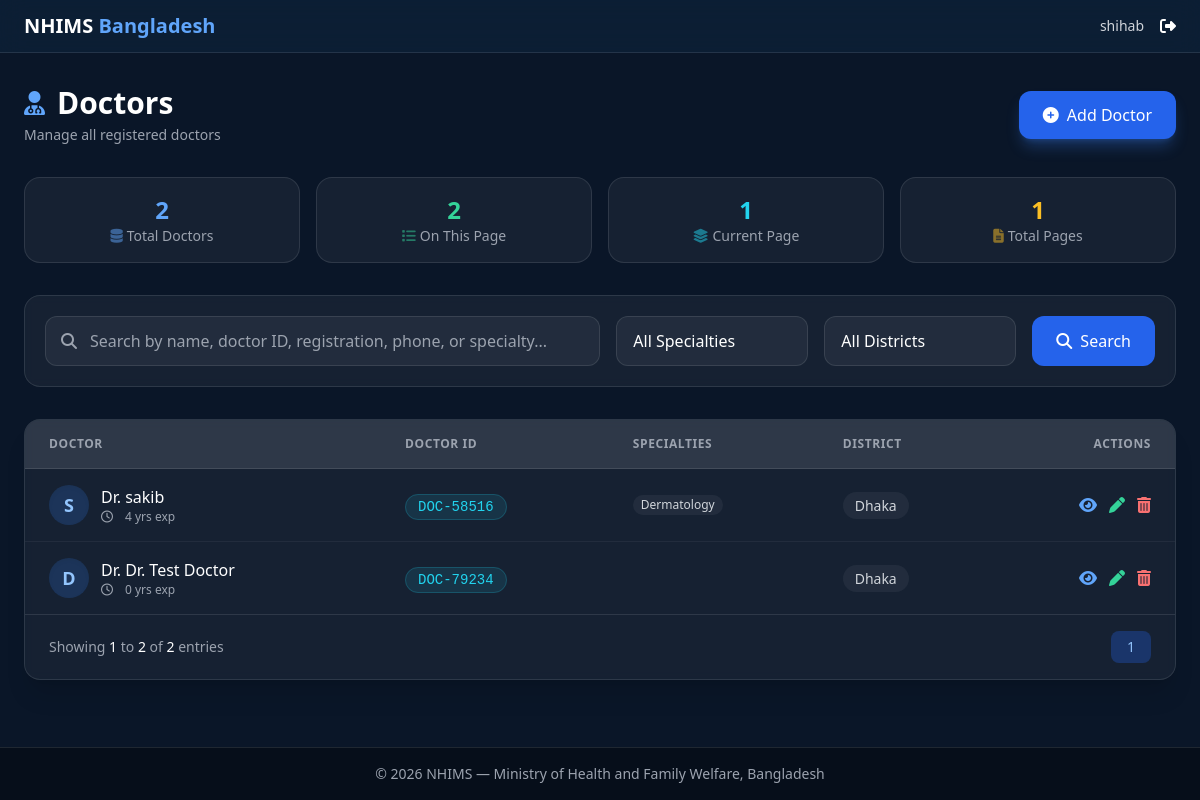
Page /doctors/ (signed in) on the committed database.
### accounts/models.py (models this page shows, shortened)
class User(AbstractUser):
    class Role(models.TextChoices):
        SUPER_ADMIN = 'super_admin', 'Super Admin'
        HOSPITAL_ADMIN = 'hospital_admin', 'Hospital Admin'
        DOCTOR = 'doctor', 'Doctor'
        RECEPTIONIST = 'receptionist', 'Receptionist'
        LAB_TECHNICIAN = 'lab_technician', 'Lab Technician'
        PHARMACIST = 'pharmacist', 'Pharmacist'
        PATIENT = 'patient', 'Patient'
    role = models.CharField(
        max_length=30,
        choices=Role.choices,
        default=Role.PATIENT,
        help_text="User role – determines permissions and dashboard view"
    )
    phone_number = models.CharField(max_length=15, blank=True, null=True)
    nid = models.CharField(max_length=20, unique=True, blank=True, null=True)
    profile_picture = models.ImageField(upload_to='profile_pics/', blank=True, null=True)
    hospital = models.ForeignKey(
        'hospitals.Hospital',
        on_delete=models.SET_NULL,
        null=True,
        blank=True,
        related_name='users'
    )
    created_at = models.DateTimeField(auto_now_add=True)
    def is_super_admin(self):
        return self.role == self.Role.SUPER_ADMIN
    def is_hospital_admin(self):
        return self.role == self.Role.HOSPITAL_ADMIN
    def is_doctor(self):
        return self.role == self.Role.DOCTOR
    def is_receptionist(self):
        return self.role == self.Role.RECEPTIONIST
    def is_lab_technician(self):
        return self.role == self.Role.LAB_TECHNICIAN
    def is_pharmacist(self):
        return self.role == self.Role.PHARMACIST
    def is_patient(self):
        return self.role == self.Role.PATIENT
    def has_role(self, roles):
        if isinstance(roles, str):
            return self.role == roles
        return self.role in roles

### doctors/models.py (models this page shows, shortened)
class Doctor(models.Model):
    GENDER_CHOICES = [
        ('M', 'Male'),
        ('F', 'Female'),
        ('O', 'Other'),
    ]
    user = models.OneToOneField(
        User, on_delete=models.SET_NULL,
        null=True, blank=True, related_name='doctor_profile'
    )
    full_name = models.CharField(max_length=150, default='Unknown')
    national_id = models.CharField(max_length=20, unique=True, default='0000000000')
    registration_number = models.CharField(
        max_length=50, unique=True,
        default='000000',
        help_text="BMDC registration number"
    )
    doctor_id = models.CharField(max_length=20, unique=True, blank=True)
    gender = models.CharField(max_length=1, choices=GENDER_CHOICES, default='M')
    date_of_birth = models.DateField(default='2000-01-01')
    phone = models.CharField(max_length=15, default='0000000000')
    email = models.EmailField(blank=True, null=True)
    address = models.TextField(default='')
    city = models.CharField(max_length=100, default='')
    district = models.CharField(max_length=100, default='')
    zip_code = models.CharField(max_length=10, blank=True, default='')
    specialties = models.ManyToManyField(Specialty, related_name='doctors', blank=True)
    hospital = models.ForeignKey(
        Hospital, on_delete=models.SET_NULL,
        null=True, blank=True, related_name='doctors'
    )
    qualification = models.TextField(
        help_text="Medical qualifications, degrees",
        default=''
    )
    experience = models.PositiveIntegerField(
        default=0, help_text="Years of experience"
    )
    consultation_fee = models.DecimalField(
        max_digits=10, decimal_places=2,
        default=0.00, help_text="Consultation fee in BDT"
    )
    available_days = models.CharField(
        max_length=100, blank=True,
        default='',
        help_text="e.g. Mon, Wed, Fri"
    )
    available_time_start = models.TimeField(null=True, blank=True)
    available_time_end = models.TimeField(null=True, blank=True)
    profile_photo = models.ImageField(upload_to='doctors/', blank=True, null=True)
    bio = models.TextField(blank=True, default='', help_text="Short professional biography")
    is_active = models.BooleanField(default=True)
    is_verified = models.BooleanField(default=False)
    created_at = models.DateTimeField(auto_now_add=True)
    updated_at = models.DateTimeField(auto_now=True)
    class Meta:
        ordering = ['-created_at']
        verbose_name = 'Doctor'
        verbose_name_plural = 'Doctors'

class Specialty(models.Model):
    name = models.CharField(max_length=100, unique=True)
    slug = models.SlugField(unique=True, blank=True)
    description = models.TextField(blank=True)
    is_active = models.BooleanField(default=True)
    created_at = models.DateTimeField(auto_now_add=True)
    updated_at = models.DateTimeField(auto_now=True)
    class Meta:
        ordering = ['name']
        verbose_name = 'Specialty'
        verbose_name_plural = 'Specialties'

### doctors/views.py (the view, shortened to what this page needs)
# urls.py: path('', views.doctor_list, name='list'),
@login_required
@role_required(['super_admin','hospital_admin'])
def doctor_list(request):
    doctors = Doctor.objects.all()
    search_query = request.GET.get('q')
    specialty_filter = request.GET.get('specialty')
    if specialty_filter:
        doctors = doctors.filter(specialties__id=specialty_filter)
    hospital_filter = request.GET.get('hospital')
    if hospital_filter:
        doctors = doctors.filter(hospital__id=hospital_filter)
    district_filter = request.GET.get('district')
    if district_filter:
        doctors = doctors.filter(district=district_filter)
    paginator = Paginator(doctors, 10)
    page_number = request.GET.get('page')
    page_obj = paginator.get_page(page_number)
    specialties = Specialty.objects.filter(is_active=True).order_by('name')
    districts = Doctor.objects.exclude(district__isnull=True).exclude(district='').values_list('district', flat=True).distinct().order_by('district')
    context = {
        'page_obj': page_obj,
        'search_query': search_query,
        'specialty_filter': specialty_filter,
        'hospital_filter': hospital_filter,
        'district_filter': district_filter,
        'specialties': specialties,
        'districts': districts,
    }
    return render(request, 'doctors/doctor_list.html', context)

### doctors/templates/doctors/doctor_list.html (shortened to what this page needs)
{% extends 'base.html' %}
{% load static %}
{% block content %}
<div class="max-w-7xl mx-auto px-4 sm:px-6 py-8">
    <div class="flex flex-col md:flex-row md:items-center md:justify-between gap-4 mb-8">
        <div>
            <h1 class="text-3xl font-bold text-white flex items-center gap-3">
                <i class="fas fa-user-md text-blue-400 text-2xl"></i>
                Doctors
            </h1>
            <p class="text-gray-400 text-sm mt-1">Manage all registered doctors</p>
        </div>
        <a href="{% url 'doctors:create' %}" class="inline-flex items-center gap-2 bg-blue-600 hover:bg-blue-700 text-white px-6 py-3 rounded-xl font-medium shadow-lg shadow-blue-500/30 hover:scale-105 transition duration-200">
            <i class="fas fa-plus-circle"></i> Add Doctor
        </a>
    </div>
    <div class="grid grid-cols-2 md:grid-cols-4 gap-4 mb-8">
        <div class="bg-white/5 border border-white/10 rounded-2xl p-4 text-center hover:bg-white/10 transition">
            <div class="text-2xl font-bold text-blue-400">{{ page_obj.paginator.count }}</div>
            <div class="text-gray-400 text-sm"><i class="fas fa-database text-blue-400/50 mr-1"></i>Total Doctors</div>
        </div>
        <div class="bg-white/5 border border-white/10 rounded-2xl p-4 text-center hover:bg-white/10 transition">
            <div class="text-2xl font-bold text-emerald-400">{{ page_obj.object_list|length }}</div>
            <div class="text-gray-400 text-sm"><i class="fas fa-list text-emerald-400/50 mr-1"></i>On This Page</div>
        </div>
        <div class="bg-white/5 border border-white/10 rounded-2xl p-4 text-center hover:bg-white/10 transition">
            <div class="text-2xl font-bold text-cyan-400">{{ page_obj.number }}</div>
            <div class="text-gray-400 text-sm"><i class="fas fa-layer-group text-cyan-400/50 mr-1"></i>Current Page</div>
        </div>
        <div class="bg-white/5 border border-white/10 rounded-2xl p-4 text-center hover:bg-white/10 transition">
            <div class="text-2xl font-bold text-amber-400">{{ page_obj.paginator.num_pages }}</div>
            <div class="text-gray-400 text-sm"><i class="fas fa-file-alt text-amber-400/50 mr-1"></i>Total Pages</div>
        </div>
    </div>
    <div class="bg-white/5 backdrop-blur-sm border border-white/10 rounded-2xl p-5 mb-8">
        <form method="get" class="flex flex-col md:flex-row gap-4">
            <div class="relative flex-1">
                <i class="fas fa-search absolute left-4 top-1/2 -translate-y-1/2 text-gray-400 z-10"></i>
                <input type="text" name="q" placeholder="Search by name, doctor ID, registration, phone, or specialty..."
                       value="{{ search_query|default:'' }}"
                       class="w-full pl-11 pr-4 py-3 bg-white/5 border border-white/10 rounded-xl text-white placeholder-gray-400 focus:border-blue-500 focus:ring-2 focus:ring-blue-500/30 outline-none transition">
            </div>
            <div class="w-full md:w-48">
                <select name="specialty" class="w-full px-4 py-3 bg-white/5 border border-white/10 rounded-xl text-white focus:border-blue-500 outline-none transition appearance-none">
                    <option value="">All Specialties</option>
                </select>
            </div>
            <div class="w-full md:w-48">
                <select name="district" class="w-full px-4 py-3 bg-white/5 border border-white/10 rounded-xl text-white focus:border-blue-500 outline-none transition appearance-none">
                    <option value="">All Districts</option>
                </select>
            </div>
            <button type="submit" class="bg-blue-600 hover:bg-blue-700 px-6 py-3 rounded-xl text-white font-medium transition flex items-center justify-center gap-2">
                <i class="fas fa-search"></i> Search
            </button>
        </form>
    </div>
    <div class="bg-white/5 backdrop-blur-sm border border-white/10 rounded-2xl overflow-hidden shadow-xl">
        <div class="overflow-x-auto">
            <table class="w-full text-left">
                <thead class="bg-white/10 border-b border-white/10">
                    <tr>
                        <th class="px-6 py-4 text-xs font-semibold text-gray-400 uppercase tracking-wider">Doctor</th>
                        <th class="px-6 py-4 text-xs font-semibold text-gray-400 uppercase tracking-wider hidden md:table-cell">Doctor ID</th>
                        <th class="px-6 py-4 text-xs font-semibold text-gray-400 uppercase tracking-wider hidden lg:table-cell">Specialties</th>
                        <th class="px-6 py-4 text-xs font-semibold text-gray-400 uppercase tracking-wider hidden sm:table-cell">District</th>
                        <th class="px-6 py-4 text-xs font-semibold text-gray-400 uppercase tracking-wider text-right">Actions</th>
                    </tr>
                </thead>
                <tbody class="divide-y divide-white/5">
                    {% for doctor in page_obj %}
                        {% include 'doctors/partials/doctor_table_row.html' with doctor=doctor %}
                    {% endfor %}
                </tbody>
            </table>
        </div>
        <div class="px-6 py-4 border-t border-white/10 flex flex-col sm:flex-row items-center justify-between gap-4 text-sm text-gray-400">
            <div>
                Showing <span class="text-white font-medium">{{ page_obj.start_index }}</span> to
                <span class="text-white font-medium">{{ page_obj.end_index }}</span> of
                <span class="text-white font-medium">{{ page_obj.paginator.count }}</span> entries
            </div>
            <div class="flex items-center gap-2">
                <span class="px-4 py-1.5 bg-blue-600/30 text-blue-300 font-medium rounded-lg">{{ page_obj.number }}</span>
            </div>
        </div>
    </div>
</div>
{% endblock %}

### theme/templates/base.html (shortened to what this page needs)
{% load static tailwind_tags %}
<!DOCTYPE html>
<html lang="en">
<head>
    <script src="https://cdn.tailwindcss.com"></script>
    <link rel="stylesheet" href="https://cdnjs.cloudflare.com/ajax/libs/font-awesome/6.5.0/css/all.min.css">
</head>
<body class="bg-[#0a1628] text-white font-sans antialiased min-h-screen flex flex-col">
    {% block navbar %}
    <nav class="bg-[#0d2137]/80 backdrop-blur-md border-b border-white/10 px-6 py-3">
        <div class="max-w-7xl mx-auto flex justify-between items-center">
            <a href="/" class="text-xl font-bold text-white">NHIMS <span class="text-blue-400">Bangladesh</span></a>
            <div class="flex items-center gap-4">
                {% if user.is_authenticated %}
                    <span class="text-sm text-gray-300">{{ user.get_full_name|default:user.username }}</span>
                   <form method="post" action="{% url 'accounts:logout' %}" style="display:inline;">
    <button type="submit" class="logout-btn" title="Logout"
            style="background:none;border:none;padding:0;cursor:pointer;">
        <i class="fas fa-sign-out-alt"></i>
    </button>
</form>
                {% else %}
                    <a href="{% url 'accounts:login' %}" class="text-sm text-gray-300 hover:text-white">Login</a>
                    <a href="{% url 'accounts:signup' %}" class="text-sm bg-blue-600 px-4 py-1.5 rounded-full hover:bg-blue-700">Sign Up</a>
                {% endif %}
            </div>
        </div>
    </nav>
    {% endblock %}
    <main class="grow">
        {% block content %}{% endblock %}
    </main>
    {% block footer %}
    <footer class="bg-[#060e1a] border-t border-white/10 text-center text-gray-400 text-sm py-4">
        &copy; 2026 NHIMS — Ministry of Health and Family Welfare, Bangladesh
    </footer>
    {% endblock %}
</body>
</html>

### doctors/templates/doctors/partials/doctor_table_row.html (shortened to what this page needs)
{% load static %}
<tr class="hover:bg-white/5 transition group">
    <td class="px-6 py-4">
        <div class="flex items-center gap-3">
            <div class="w-10 h-10 rounded-full bg-blue-500/20 flex items-center justify-center text-blue-300 font-bold text-lg shadow-inner">
                {{ doctor.full_name|slice:":1"|upper }}
            </div>
            <div>
                <div class="text-white font-medium">Dr. {{ doctor.full_name }}</div>
                <div class="text-gray-400 text-xs flex items-center gap-2">
                    <i class="far fa-clock mr-1"></i> {{ doctor.experience }} yrs exp
                </div>
            </div>
        </div>
    </td>
    <td class="px-6 py-4 hidden md:table-cell">
        <span class="font-mono text-sm text-cyan-400 bg-cyan-400/10 px-3 py-1 rounded-full border border-cyan-400/20">
            {{ doctor.doctor_id }}
        </span>
    </td>
    <td class="px-6 py-4 hidden lg:table-cell">
        <div class="flex flex-wrap gap-1">
            {% for spec in doctor.specialties.all|slice:":2" %}
                <span class="text-xs bg-white/5 px-2 py-0.5 rounded-full text-gray-300">{{ spec.name }}</span>
            {% endfor %}
        </div>
    </td>
    <td class="px-6 py-4 hidden sm:table-cell">
        <span class="text-sm text-gray-300 bg-white/5 px-3 py-1 rounded-full">
            {{ doctor.district|default:"N/A" }}
        </span>
    </td>
    <td class="px-6 py-4 text-right">
        <div class="flex items-center justify-end gap-3">
            <a href="{% url 'doctors:detail' doctor.pk %}" class="text-blue-400 hover:text-blue-300 transition" title="View">
                <i class="fas fa-eye"></i>
            </a>
            <a href="{% url 'doctors:update' doctor.pk %}" class="text-emerald-400 hover:text-emerald-300 transition" title="Edit">
                <i class="fas fa-pen"></i>
            </a>
            <a href="{% url 'doctors:delete' doctor.pk %}" class="text-red-400 hover:text-red-300 transition" title="Delete">
                <i class="fas fa-trash-alt"></i>
            </a>
        </div>
    </td>
</tr>

### rows in the picture
User: get_full_name "shihab"
Doctor: full_name "S", full_name "sakib", experience "4", doctor_id "DOC-58516", district "Dhaka"
Specialty: name "Dermatology"
Doctor: full_name "D", full_name "Dr. Test Doctor", experience "0", doctor_id "DOC-79234", district "Dhaka"

### other values in the picture
{{ page_obj.paginator.count }} "2"
{{ page_obj.object_list|length }} "2"
{{ page_obj.number }} "1"
{{ page_obj.paginator.num_pages }} "1"
{{ page_obj.start_index }} "1"
{{ page_obj.end_index }} "2"
